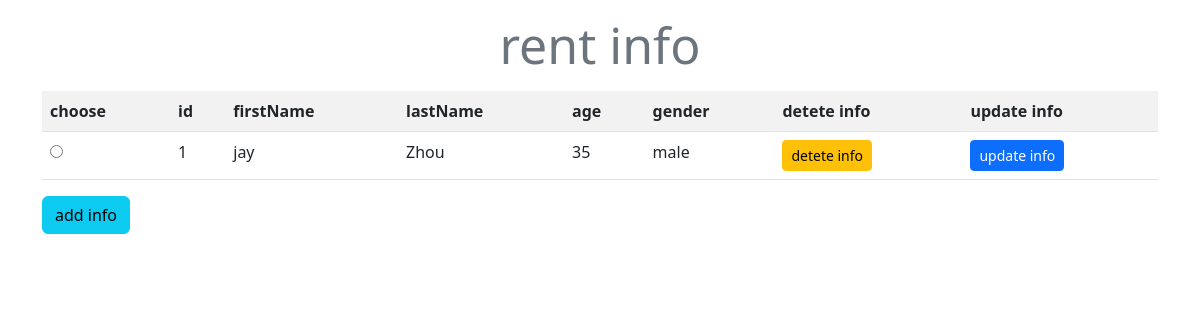
The app's page /rent/ with its own data.
### rent/models.py (models this page shows)
class RentModel(models.Model):
    id=AutoField(primary_key=True)
    first_name=CharField(max_length=100)
    last_name=CharField(max_length=100)
    age=IntegerField(default=0)
    gender=CharField(default="male",null=False, max_length=20)
    create_time = DateTimeField(auto_now_add=True)
    create_user = CharField(max_length=100)
    update_time = DateTimeField(auto_now=True)
    update_user = CharField(max_length=100)
    is_deleted = IntegerField(default=0)

### rent/views.py (the view)
# urls.py: path('', views.IndexView.as_view(), name='index'),
def index(request):
    rents = RentModel.objects.filter(is_deleted=0).values()
    return render(request, "rent/index.html", {"rents": rents,"titleName":"rent", "context":"home"})

### rent/templates/rent/index.html (shortened to what this page needs)
<!DOCTYPE html>
<html lang="en">
<head>
    {% include "rent/css-tag.html" %}
</head>
<body>
    {% if context == "home" %}
        {% include "rent/info.html" %}
    {% elif context == "addinfo" %}
        {% include "rent/addinfo.html" %}
    {% elif context == "updateinfo" %}
        {% include "rent/addinfo.html" %}
    {% endif %}
</body>
</html>

### rent/templates/rent/info.html
<div class="container">
    <table class="table table-striped">
        <caption>rent info</caption>
        <tr>
            <th>choose</th>
            <th>id</th>
            <th>firstName</th>
            <th>lastName</th>
            <th>age</th>
            <th>gender</th>
            <th>detete info</th>
            <th>update info</th>
        </tr>
        {% for x in rents %}
        <tr id="info{{ x.id }}">
            <td><input type="radio" name="info"></td>
            <td>{{ x.id }}</td>
            <td>{{ x.first_name }}</td>
            <td>{{ x.last_name }}</td>
            <td>{{ x.age }}</td>
            <td>{{ x.gender }}</td>
            <td><a href="{% url "rent:deteteinfo" x.id %}" class="btn btn-warning btn-sm">detete info</a></td>
            <td><a href="{% url "rent:updateinfo" x.id %}" class="btn btn-primary btn-sm">update info</a></td>
        </tr>
        {% endfor %}
    </table>
    <a href="{% url "rent:addinfo" %}" class="btn btn-info" role="button">add info</a>
</div>

### rent/templates/rent/style.html (style rules this page uses)
caption { text-align: center; font-size: 50px; caption-side: top; }

### records on screen
RentModel: id "1", first_name "jay", last_name "Zhou", age "35", gender "male"
